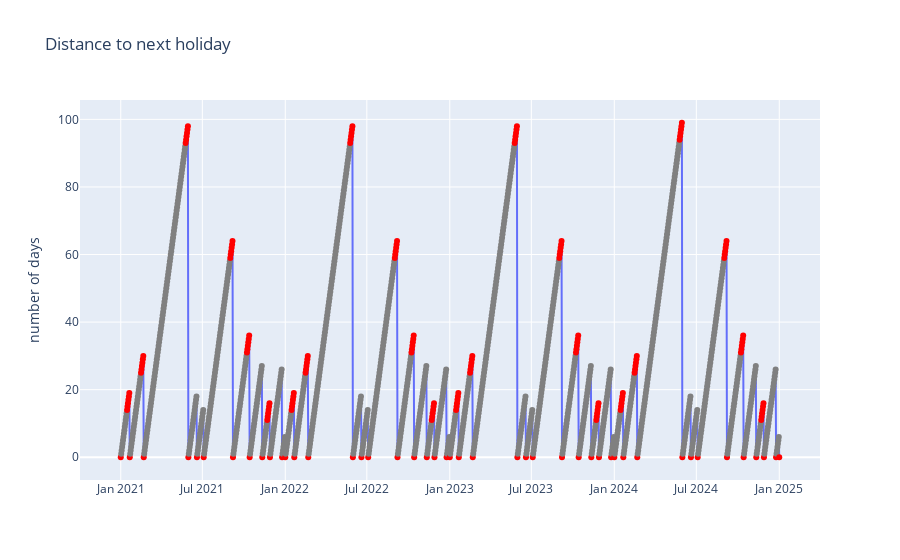

Notebook code cell kept with this figure:
### Code cell
fig = go.Figure(
    data=[
        go.Scatter(
            x=df_dates["date"],
            y=df_dates["distance_previous_holiday"],
            marker_color=df_dates["is_holiday"].map({True: "red", False: "gray"}),
            mode="lines+markers"
        )
    ]
)

fig.update_layout(
    title="Distance to next holiday",
    yaxis_title="number of days"
)

fig.show()

### Figure 1 — Plotly figure (JSON) as saved in the notebook; plotly's stock layout.template omitted (floating-point values rounded to 4 significant figures; data arrays with more than 128 entries replaced by an {"elided": "..."} marker saying what was removed)
{"data": [{"marker": {"color": {"elided": "1462 str values"}}, "mode": "lines+markers", "type": "scatter", "x": {"elided": "1462 str values"}, "y": {"elided": "1462 int values"}}], "layout": {"title": {"text": "Distance to next holiday"}, "yaxis": {"title": {"text": "number of days"}}}}
